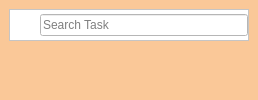
                  <widget class="QWidget" name="headerFrame" native="true">
                   <property name="styleSheet">
                    <string notr="true">background-color:#FAC898;</string>
                   </property>
                   <layout class="QHBoxLayout" name="horizontalLayout_2">
                    <property name="spacing">
                     <number>0</number>
                    </property>
                    <property name="leftMargin">
                     <number>0</number>
                    </property>
                    <property name="topMargin">
                     <number>0</number>
                    </property>
                    <property name="rightMargin">
                     <number>0</number>
                    </property>
                    <property name="bottomMargin">
                     <number>10</number>
                    </property>
                    <item>
                     <widget class="QWidget" name="mainMenuButton" native="true">
                      <widget class="QPushButton" name="menuButton">
                       <property name="geometry">
                        <rect>
                         <x>12</x>
                         <y>14</y>
                         <width>30</width>
                         <height>30</height>
                        </rect>
                       </property>
                       <property name="minimumSize">
                        <size>
                         <width>30</width>
                         <height>30</height>
                        </size>
                       </property>
                       <property name="maximumSize">
                        <size>
                         <width>30</width>
                         <height>30</height>
                        </size>
                       </property>
                       <property name="sizeIncrement">
                        <size>
                         <width>10</width>
                         <height>10</height>
                        </size>
                       </property>
                       <property name="styleSheet">
                        <string notr="true">image: url(:/icons/assets/icons/align-justify.svg);
magin-left: 3px</string>
                       </property>
                       <property name="text">
                        <string/>
                       </property>
                       <property name="iconSize">
                        <size>
                         <width>18</width>
                         <height>18</height>
                        </size>
                       </property>
                       <property name="checkable">
                        <bool>true</bool>
                       </property>
                      </widget>
                      <widget class="QLabel" name="homeHeader">
                       <property name="geometry">
                        <rect>
                         <x>50</x>
                         <y>20</y>
                         <width>45</width>
                         <height>19</height>
                        </rect>
                       </property>
                       <property name="font">
                        <font>
                         <pointsize>16</pointsize>
                         <bold>true</bold>
                        </font>
                       </property>
                       <property name="text">
                        <string>Home</string>
                       </property>
                      </widget>
                     </widget>
                    </item>
                    <item alignment="Qt::AlignHCenter">
                     <widget class="QWidget" name="mainSearchFrame" native="true">
                      <property name="styleSheet">
                       <string notr="true"/>
                      </property>
                      <layout class="QHBoxLayout" name="horizontalLayout_4">
                       <item alignment="Qt::AlignTop">
                        <widget class="QFrame" name="searchFrame">
                         <property name="minimumSize">
                          <size>
                           <width>240</width>
                           <height>0</height>
                          </size>
                         </property>
                         <property name="styleSheet">
                          <string notr="true">background-color:#fff;
</string>
                         </property>
                         <property name="frameShape">
                          <enum>QFrame::StyledPanel</enum>
                         </property>
                         <property name="frameShadow">
                          <enum>QFrame::Raised</enum>
                         </property>
                         <layout class="QHBoxLayout" name="horizontalLayout_5">
                          <property name="spacing">
                           <number>0</number>
                          </property>
                          <property name="leftMargin">
                           <number>0</number>
                          </property>
                          <property name="topMargin">
                           <number>0</number>
                          </property>
                          <property name="rightMargin">
                           <number>0</number>
                          </property>
                          <property name="bottomMargin">
                           <number>0</number>
                          </property>
                          <item>
                           <widget class="QLabel" name="searchicon">
                            <property name="minimumSize">
                             <size>
                              <width>30</width>
                              <height>30</height>
                             </size>
                            </property>
                            <property name="maximumSize">
                             <size>
                              <width>30</width>
                              <height>30</height>
                             </size>
                            </property>
                            <property name="styleSheet">
                             <string notr="true"/>
                            </property>
                            <property name="text">
                             <string/>
                            </property>
                            <property name="pixmap">
                             <pixmap resource="../SEP_Project/resources.qrc">:/icons_v2/search.svg</pixmap>
                            </property>
                            <property name="scaledContents">
                             <bool>true</bool>
                            </property>
                           </widget>
                          </item>
                          <item>
                           <widget class="QLineEdit" name="lineEdit">
                            <property name="styleSheet">
                             <string notr="true"/>
                            </property>
                            <property name="placeholderText">
                             <string>Search Task</string>
                            </property>
                           </widget>
                          </item>
                         </layout>
                        </widget>
                       </item>
                      </layout>
                     </widget>
                    </item>
                    <item>
                     <widget class="QWidget" name="mainAccountFrame" native="true">
                      <layout class="QHBoxLayout" name="horizontalLayout_6">
                       <property name="spacing">
                        <number>0</number>
                       </property>
                       <property name="leftMargin">
                        <number>0</number>
                       </property>
                       <property name="topMargin">
                        <number>0</number>
                       </property>
                       <property name="rightMargin">
                        <number>0</number>
                       </property>
                       <property name="bottomMargin">
                        <number>0</number>
                       </property>
                      </layout>
                     </widget>
                    </item>
                   </layout>
                  </widget>
